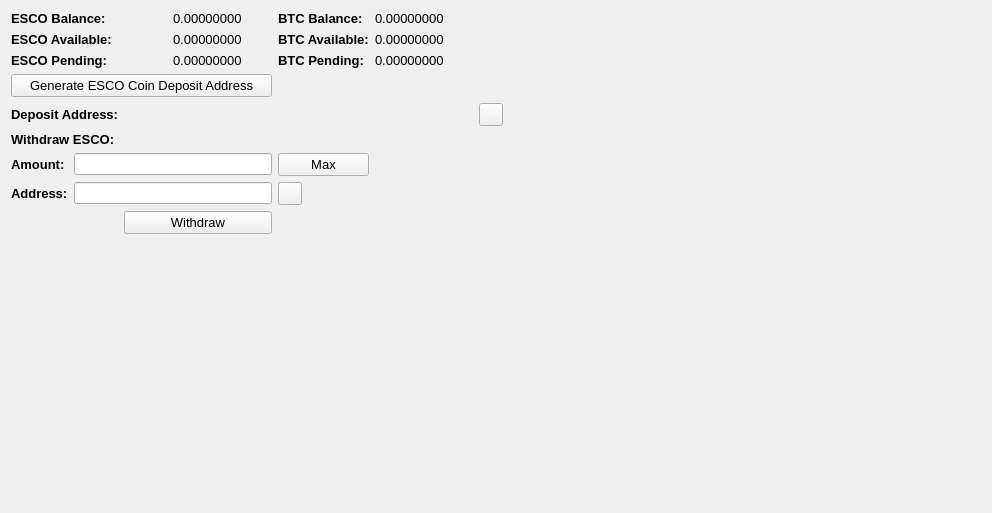
     <widget class="QWidget" name="BalanceTab">
      <attribute name="title">
       <string>Balance</string>
      </attribute>
      <layout class="QGridLayout" name="gridLayout_2">
       <item row="0" column="0" colspan="2">
        <widget class="QLabel" name="label_11">
         <property name="font">
          <font>
           <pointsize>10</pointsize>
           <weight>75</weight>
           <bold>true</bold>
          </font>
         </property>
         <property name="text">
          <string>ESCO Balance:</string>
         </property>
        </widget>
       </item>
       <item row="0" column="3">
        <widget class="QLabel" name="ESCOBalanceLabel">
         <property name="font">
          <font>
           <pointsize>10</pointsize>
          </font>
         </property>
         <property name="text">
          <string>0.00000000</string>
         </property>
         <property name="textInteractionFlags">
          <set>Qt::LinksAccessibleByMouse|Qt::TextSelectableByMouse</set>
         </property>
        </widget>
       </item>
       <item row="0" column="4">
        <widget class="QLabel" name="label_12">
         <property name="font">
          <font>
           <pointsize>10</pointsize>
           <weight>75</weight>
           <bold>true</bold>
          </font>
         </property>
         <property name="text">
          <string>BTC Balance:</string>
         </property>
        </widget>
       </item>
       <item row="0" column="5">
        <widget class="QLabel" name="BitcoinBalanceLabel">
         <property name="font">
          <font>
           <pointsize>10</pointsize>
          </font>
         </property>
         <property name="text">
          <string>0.00000000</string>
         </property>
         <property name="textInteractionFlags">
          <set>Qt::LinksAccessibleByMouse|Qt::TextSelectableByMouse</set>
         </property>
        </widget>
       </item>
       <item row="0" column="7" rowspan="10">
        <spacer name="horizontalSpacer_4">
         <property name="orientation">
          <enum>Qt::Horizontal</enum>
         </property>
         <property name="sizeHint" stdset="0">
          <size>
           <width>478</width>
           <height>488</height>
          </size>
         </property>
        </spacer>
       </item>
       <item row="1" column="0" colspan="2">
        <widget class="QLabel" name="label_13">
         <property name="font">
          <font>
           <pointsize>10</pointsize>
           <weight>75</weight>
           <bold>true</bold>
          </font>
         </property>
         <property name="text">
          <string>ESCO Available:</string>
         </property>
        </widget>
       </item>
       <item row="1" column="3">
        <widget class="QLabel" name="ESCOAvailableLabel_2">
         <property name="font">
          <font>
           <pointsize>10</pointsize>
          </font>
         </property>
         <property name="text">
          <string>0.00000000</string>
         </property>
         <property name="textInteractionFlags">
          <set>Qt::LinksAccessibleByMouse|Qt::TextSelectableByMouse</set>
         </property>
        </widget>
       </item>
       <item row="1" column="4">
        <widget class="QLabel" name="label_15">
         <property name="font">
          <font>
           <pointsize>10</pointsize>
           <weight>75</weight>
           <bold>true</bold>
          </font>
         </property>
         <property name="text">
          <string>BTC Available:</string>
         </property>
        </widget>
       </item>
       <item row="1" column="5">
        <widget class="QLabel" name="BitcoinAvailableLabel">
         <property name="font">
          <font>
           <pointsize>10</pointsize>
          </font>
         </property>
         <property name="text">
          <string>0.00000000</string>
         </property>
         <property name="textInteractionFlags">
          <set>Qt::LinksAccessibleByMouse|Qt::TextSelectableByMouse</set>
         </property>
        </widget>
       </item>
       <item row="2" column="0" colspan="2">
        <widget class="QLabel" name="label_14">
         <property name="font">
          <font>
           <pointsize>10</pointsize>
           <weight>75</weight>
           <bold>true</bold>
          </font>
         </property>
         <property name="text">
          <string>ESCO Pending:</string>
         </property>
        </widget>
       </item>
       <item row="2" column="3">
        <widget class="QLabel" name="ESCOPendingLabel">
         <property name="font">
          <font>
           <pointsize>10</pointsize>
          </font>
         </property>
         <property name="text">
          <string>0.00000000</string>
         </property>
         <property name="textInteractionFlags">
          <set>Qt::LinksAccessibleByMouse|Qt::TextSelectableByMouse</set>
         </property>
        </widget>
       </item>
       <item row="2" column="4">
        <widget class="QLabel" name="label_31">
         <property name="font">
          <font>
           <pointsize>10</pointsize>
           <weight>75</weight>
           <bold>true</bold>
          </font>
         </property>
         <property name="text">
          <string>BTC Pending:</string>
         </property>
        </widget>
       </item>
       <item row="2" column="5">
        <widget class="QLabel" name="BitcoinPendingLabel">
         <property name="font">
          <font>
           <pointsize>10</pointsize>
          </font>
         </property>
         <property name="text">
          <string>0.00000000</string>
         </property>
         <property name="textInteractionFlags">
          <set>Qt::LinksAccessibleByMouse|Qt::TextSelectableByMouse</set>
         </property>
        </widget>
       </item>
       <item row="3" column="0" colspan="4">
        <widget class="QPushButton" name="GenDepositBTN">
         <property name="font">
          <font>
           <pointsize>10</pointsize>
          </font>
         </property>
         <property name="text">
          <string>Generate ESCO Coin Deposit Address</string>
         </property>
        </widget>
       </item>
       <item row="4" column="0" colspan="3">
        <widget class="QLabel" name="label_33">
         <property name="font">
          <font>
           <pointsize>10</pointsize>
           <weight>75</weight>
           <bold>true</bold>
          </font>
         </property>
         <property name="text">
          <string>Deposit Address:</string>
         </property>
        </widget>
       </item>
       <item row="4" column="3" colspan="3">
        <widget class="QLabel" name="DepositAddressLabel">
         <property name="minimumSize">
          <size>
           <width>300</width>
           <height>0</height>
          </size>
         </property>
         <property name="palette">
          <palette>
           <active>
            <colorrole role="WindowText">
             <brush brushstyle="SolidPattern">
              <color alpha="255">
               <red>0</red>
               <green>0</green>
               <blue>0</blue>
              </color>
             </brush>
            </colorrole>
            <colorrole role="Text">
             <brush brushstyle="SolidPattern">
              <color alpha="255">
               <red>0</red>
               <green>0</green>
               <blue>255</blue>
              </color>
             </brush>
            </colorrole>
           </active>
           <inactive>
            <colorrole role="WindowText">
             <brush brushstyle="SolidPattern">
              <color alpha="255">
               <red>0</red>
               <green>0</green>
               <blue>0</blue>
              </color>
             </brush>
            </colorrole>
            <colorrole role="Text">
             <brush brushstyle="SolidPattern">
              <color alpha="255">
               <red>0</red>
               <green>0</green>
               <blue>255</blue>
              </color>
             </brush>
            </colorrole>
           </inactive>
           <disabled>
            <colorrole role="WindowText">
             <brush brushstyle="SolidPattern">
              <color alpha="255">
               <red>120</red>
               <green>120</green>
               <blue>120</blue>
              </color>
             </brush>
            </colorrole>
            <colorrole role="Text">
             <brush brushstyle="SolidPattern">
              <color alpha="255">
               <red>120</red>
               <green>120</green>
               <blue>120</blue>
              </color>
             </brush>
            </colorrole>
           </disabled>
          </palette>
         </property>
         <property name="font">
          <font>
           <pointsize>10</pointsize>
           <weight>75</weight>
           <bold>true</bold>
          </font>
         </property>
         <property name="text">
          <string/>
         </property>
         <property name="alignment">
          <set>Qt::AlignRight|Qt::AlignTrailing|Qt::AlignVCenter</set>
         </property>
         <property name="textInteractionFlags">
          <set>Qt::LinksAccessibleByMouse|Qt::TextSelectableByKeyboard|Qt::TextSelectableByMouse</set>
         </property>
        </widget>
       </item>
       <item row="4" column="6">
        <widget class="QToolButton" name="DepositCopyButton">
         <property name="toolTip">
          <string>Copy to clipboard</string>
         </property>
         <property name="text">
          <string/>
         </property>
         <property name="icon">
          <iconset resource="../bitcoin.qrc">
           <normaloff>:/icons/editcopy</normaloff>:/icons/editcopy</iconset>
         </property>
         <property name="shortcut">
          <string>Alt+P</string>
         </property>
        </widget>
       </item>
       <item row="5" column="0" colspan="2">
        <widget class="QLabel" name="label_34">
         <property name="font">
          <font>
           <pointsize>10</pointsize>
           <weight>75</weight>
           <bold>true</bold>
          </font>
         </property>
         <property name="text">
          <string>Withdraw ESCO:</string>
         </property>
        </widget>
       </item>
       <item row="6" column="0">
        <widget class="QLabel" name="label_26">
         <property name="font">
          <font>
           <pointsize>10</pointsize>
           <weight>75</weight>
           <bold>true</bold>
          </font>
         </property>
         <property name="text">
          <string>Amount:</string>
         </property>
        </widget>
       </item>
       <item row="6" column="1" colspan="3">
        <widget class="QLineEdit" name="WithdrawUnitsInput">
         <property name="font">
          <font>
           <pointsize>9</pointsize>
           <weight>75</weight>
           <bold>true</bold>
          </font>
         </property>
         <property name="text">
          <string/>
         </property>
        </widget>
       </item>
       <item row="6" column="4">
        <widget class="QPushButton" name="Withdraw_Max_Amount">
         <property name="font">
          <font>
           <pointsize>10</pointsize>
          </font>
         </property>
         <property name="text">
          <string>Max</string>
         </property>
        </widget>
       </item>
       <item row="7" column="0">
        <widget class="QLabel" name="label_10">
         <property name="font">
          <font>
           <pointsize>10</pointsize>
           <weight>75</weight>
           <bold>true</bold>
          </font>
         </property>
         <property name="text">
          <string>Address:</string>
         </property>
        </widget>
       </item>
       <item row="7" column="1" colspan="3">
        <widget class="QLineEdit" name="WithdrawAddress">
         <property name="font">
          <font>
           <pointsize>9</pointsize>
           <weight>75</weight>
           <bold>true</bold>
          </font>
         </property>
        </widget>
       </item>
       <item row="7" column="4">
        <widget class="QToolButton" name="WithdrawPasteButton">
         <property name="toolTip">
          <string>Paste from clipboard</string>
         </property>
         <property name="text">
          <string/>
         </property>
         <property name="icon">
          <iconset resource="../bitcoin.qrc">
           <normaloff>:/icons/editpaste</normaloff>:/icons/editpaste</iconset>
         </property>
         <property name="shortcut">
          <string>Alt+P</string>
         </property>
        </widget>
       </item>
       <item row="8" column="2" colspan="2">
        <widget class="QPushButton" name="WithdrawUnitsBtn">
         <property name="font">
          <font>
           <pointsize>10</pointsize>
          </font>
         </property>
         <property name="text">
          <string>Withdraw</string>
         </property>
        </widget>
       </item>
       <item row="9" column="0" colspan="6">
        <spacer name="verticalSpacer">
         <property name="orientation">
          <enum>Qt::Vertical</enum>
         </property>
         <property name="sizeHint" stdset="0">
          <size>
           <width>428</width>
           <height>262</height>
          </size>
         </property>
        </spacer>
       </item>
      </layout>
      <zorder>label_31</zorder>
      <zorder>label_15</zorder>
      <zorder>label_12</zorder>
      <zorder>label_14</zorder>
      <zorder>label_13</zorder>
      <zorder>label_11</zorder>
      <zorder>BitcoinBalanceLabel</zorder>
      <zorder>ESCOBalanceLabel</zorder>
      <zorder>ESCOAvailableLabel_2</zorder>
      <zorder>ESCOPendingLabel</zorder>
      <zorder>BitcoinAvailableLabel</zorder>
      <zorder>BitcoinPendingLabel</zorder>
      <zorder>label_33</zorder>
      <zorder>GenDepositBTN</zorder>
      <zorder>DepositAddressLabel</zorder>
      <zorder>Withdraw_Max_Amount</zorder>
      <zorder>label_34</zorder>
      <zorder>WithdrawUnitsInput</zorder>
      <zorder>label_10</zorder>
      <zorder>label_26</zorder>
      <zorder>WithdrawAddress</zorder>
      <zorder>WithdrawUnitsBtn</zorder>
      <zorder>horizontalSpacer_4</zorder>
      <zorder>verticalSpacer</zorder>
      <zorder>WithdrawPasteButton</zorder>
      <zorder>DepositCopyButton</zorder>
     </widget>
